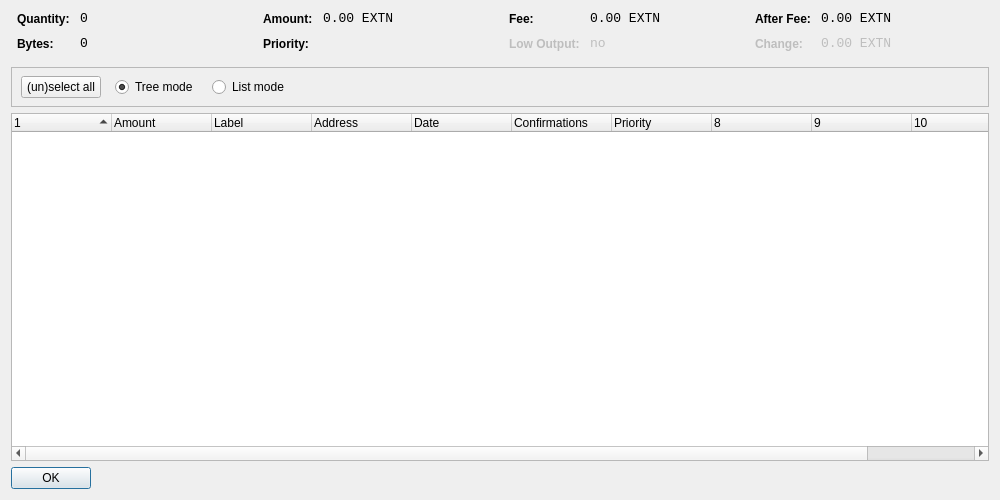
<?xml version="1.0" encoding="UTF-8"?>
<ui version="4.0">
 <class>CoinControlDialog</class>
 <widget class="QDialog" name="CoinControlDialog">
  <property name="geometry">
   <rect>
    <x>0</x>
    <y>0</y>
    <width>1000</width>
    <height>500</height>
   </rect>
  </property>
  <property name="windowTitle">
   <string>Coin Control</string>
  </property>
  <layout class="QVBoxLayout" name="verticalLayout">
   <item>
    <layout class="QHBoxLayout" name="horizontalLayoutTop" stretch="0,0,0,0">
     <property name="topMargin">
      <number>0</number>
     </property>
     <property name="bottomMargin">
      <number>10</number>
     </property>
     <item>
      <layout class="QFormLayout" name="formLayoutCoinControl1">
       <property name="horizontalSpacing">
        <number>10</number>
       </property>
       <property name="verticalSpacing">
        <number>10</number>
       </property>
       <property name="leftMargin">
        <number>6</number>
       </property>
       <property name="rightMargin">
        <number>6</number>
       </property>
       <item row="0" column="0">
        <widget class="QLabel" name="labelCoinControlQuantityText">
         <property name="styleSheet">
          <string notr="true">font-weight:bold;</string>
         </property>
         <property name="text">
          <string>Quantity:</string>
         </property>
        </widget>
       </item>
       <item row="0" column="1">
        <widget class="QLabel" name="labelCoinControlQuantity">
         <property name="font">
          <font>
           <family>Monospace</family>
           <pointsize>10</pointsize>
          </font>
         </property>
         <property name="cursor">
          <cursorShape>IBeamCursor</cursorShape>
         </property>
         <property name="contextMenuPolicy">
          <enum>Qt::ActionsContextMenu</enum>
         </property>
         <property name="text">
          <string notr="true">0</string>
         </property>
         <property name="textInteractionFlags">
          <set>Qt::LinksAccessibleByMouse|Qt::TextSelectableByKeyboard|Qt::TextSelectableByMouse</set>
         </property>
        </widget>
       </item>
       <item row="1" column="0">
        <widget class="QLabel" name="labelCoinControlBytesText">
         <property name="styleSheet">
          <string notr="true">font-weight:bold;</string>
         </property>
         <property name="text">
          <string>Bytes:</string>
         </property>
        </widget>
       </item>
       <item row="1" column="1">
        <widget class="QLabel" name="labelCoinControlBytes">
         <property name="font">
          <font>
           <family>Monospace</family>
           <pointsize>10</pointsize>
          </font>
         </property>
         <property name="cursor">
          <cursorShape>IBeamCursor</cursorShape>
         </property>
         <property name="contextMenuPolicy">
          <enum>Qt::ActionsContextMenu</enum>
         </property>
         <property name="text">
          <string notr="true">0</string>
         </property>
         <property name="textInteractionFlags">
          <set>Qt::LinksAccessibleByMouse|Qt::TextSelectableByKeyboard|Qt::TextSelectableByMouse</set>
         </property>
        </widget>
       </item>
      </layout>
     </item>
     <item>
      <layout class="QFormLayout" name="formLayoutCoinControl2">
       <property name="horizontalSpacing">
        <number>10</number>
       </property>
       <property name="verticalSpacing">
        <number>10</number>
       </property>
       <property name="leftMargin">
        <number>6</number>
       </property>
       <property name="rightMargin">
        <number>6</number>
       </property>
       <item row="0" column="0">
        <widget class="QLabel" name="labelCoinControlAmountText">
         <property name="styleSheet">
          <string notr="true">font-weight:bold;</string>
         </property>
         <property name="text">
          <string>Amount:</string>
         </property>
        </widget>
       </item>
       <item row="0" column="1">
        <widget class="QLabel" name="labelCoinControlAmount">
         <property name="font">
          <font>
           <family>Monospace</family>
           <pointsize>10</pointsize>
          </font>
         </property>
         <property name="cursor">
          <cursorShape>IBeamCursor</cursorShape>
         </property>
         <property name="contextMenuPolicy">
          <enum>Qt::ActionsContextMenu</enum>
         </property>
         <property name="text">
          <string notr="true">0.00 EXTN</string>
         </property>
         <property name="textInteractionFlags">
          <set>Qt::LinksAccessibleByMouse|Qt::TextSelectableByKeyboard|Qt::TextSelectableByMouse</set>
         </property>
        </widget>
       </item>
       <item row="1" column="0">
        <widget class="QLabel" name="labelCoinControlPriorityText">
         <property name="styleSheet">
          <string notr="true">font-weight:bold;</string>
         </property>
         <property name="text">
          <string>Priority:</string>
         </property>
        </widget>
       </item>
       <item row="1" column="1">
        <widget class="QLabel" name="labelCoinControlPriority">
         <property name="font">
          <font>
           <family>Monospace</family>
           <pointsize>10</pointsize>
          </font>
         </property>
         <property name="cursor">
          <cursorShape>IBeamCursor</cursorShape>
         </property>
         <property name="contextMenuPolicy">
          <enum>Qt::ActionsContextMenu</enum>
         </property>
         <property name="text">
          <string/>
         </property>
         <property name="textInteractionFlags">
          <set>Qt::LinksAccessibleByMouse|Qt::TextSelectableByKeyboard|Qt::TextSelectableByMouse</set>
         </property>
        </widget>
       </item>
      </layout>
     </item>
     <item>
      <layout class="QFormLayout" name="formLayoutCoinControl3">
       <property name="horizontalSpacing">
        <number>10</number>
       </property>
       <property name="verticalSpacing">
        <number>10</number>
       </property>
       <property name="leftMargin">
        <number>6</number>
       </property>
       <property name="rightMargin">
        <number>6</number>
       </property>
       <item row="0" column="0">
        <widget class="QLabel" name="labelCoinControlFeeText">
         <property name="styleSheet">
          <string notr="true">font-weight:bold;</string>
         </property>
         <property name="text">
          <string>Fee:</string>
         </property>
        </widget>
       </item>
       <item row="0" column="1">
        <widget class="QLabel" name="labelCoinControlFee">
         <property name="font">
          <font>
           <family>Monospace</family>
           <pointsize>10</pointsize>
          </font>
         </property>
         <property name="cursor">
          <cursorShape>IBeamCursor</cursorShape>
         </property>
         <property name="contextMenuPolicy">
          <enum>Qt::ActionsContextMenu</enum>
         </property>
         <property name="text">
          <string notr="true">0.00 EXTN</string>
         </property>
         <property name="textInteractionFlags">
          <set>Qt::LinksAccessibleByMouse|Qt::TextSelectableByKeyboard|Qt::TextSelectableByMouse</set>
         </property>
        </widget>
       </item>
       <item row="1" column="0">
        <widget class="QLabel" name="labelCoinControlLowOutputText">
         <property name="enabled">
          <bool>false</bool>
         </property>
         <property name="styleSheet">
          <string notr="true">font-weight:bold;</string>
         </property>
         <property name="text">
          <string>Low Output:</string>
         </property>
        </widget>
       </item>
       <item row="1" column="1">
        <widget class="QLabel" name="labelCoinControlLowOutput">
         <property name="enabled">
          <bool>false</bool>
         </property>
         <property name="font">
          <font>
           <family>Monospace</family>
           <pointsize>10</pointsize>
          </font>
         </property>
         <property name="cursor">
          <cursorShape>IBeamCursor</cursorShape>
         </property>
         <property name="contextMenuPolicy">
          <enum>Qt::ActionsContextMenu</enum>
         </property>
         <property name="text">
          <string notr="true">no</string>
         </property>
         <property name="textInteractionFlags">
          <set>Qt::LinksAccessibleByMouse|Qt::TextSelectableByKeyboard|Qt::TextSelectableByMouse</set>
         </property>
        </widget>
       </item>
      </layout>
     </item>
     <item>
      <layout class="QFormLayout" name="formLayoutCoinControl4">
       <property name="horizontalSpacing">
        <number>10</number>
       </property>
       <property name="verticalSpacing">
        <number>10</number>
       </property>
       <property name="leftMargin">
        <number>6</number>
       </property>
       <property name="rightMargin">
        <number>6</number>
       </property>
       <item row="0" column="0">
        <widget class="QLabel" name="labelCoinControlAfterFeeText">
         <property name="styleSheet">
          <string notr="true">font-weight:bold;</string>
         </property>
         <property name="text">
          <string>After Fee:</string>
         </property>
        </widget>
       </item>
       <item row="0" column="1">
        <widget class="QLabel" name="labelCoinControlAfterFee">
         <property name="font">
          <font>
           <family>Monospace</family>
           <pointsize>10</pointsize>
          </font>
         </property>
         <property name="cursor">
          <cursorShape>IBeamCursor</cursorShape>
         </property>
         <property name="contextMenuPolicy">
          <enum>Qt::ActionsContextMenu</enum>
         </property>
         <property name="text">
          <string notr="true">0.00 EXTN</string>
         </property>
         <property name="textInteractionFlags">
          <set>Qt::LinksAccessibleByMouse|Qt::TextSelectableByKeyboard|Qt::TextSelectableByMouse</set>
         </property>
        </widget>
       </item>
       <item row="1" column="0">
        <widget class="QLabel" name="labelCoinControlChangeText">
         <property name="enabled">
          <bool>false</bool>
         </property>
         <property name="styleSheet">
          <string notr="true">font-weight:bold;</string>
         </property>
         <property name="text">
          <string>Change:</string>
         </property>
        </widget>
       </item>
       <item row="1" column="1">
        <widget class="QLabel" name="labelCoinControlChange">
         <property name="enabled">
          <bool>false</bool>
         </property>
         <property name="font">
          <font>
           <family>Monospace</family>
           <pointsize>10</pointsize>
          </font>
         </property>
         <property name="cursor">
          <cursorShape>IBeamCursor</cursorShape>
         </property>
         <property name="contextMenuPolicy">
          <enum>Qt::ActionsContextMenu</enum>
         </property>
         <property name="text">
          <string notr="true">0.00 EXTN</string>
         </property>
         <property name="textInteractionFlags">
          <set>Qt::LinksAccessibleByMouse|Qt::TextSelectableByKeyboard|Qt::TextSelectableByMouse</set>
         </property>
        </widget>
       </item>
      </layout>
     </item>
    </layout>
   </item>
   <item>
    <widget class="QFrame" name="frame">
     <property name="minimumSize">
      <size>
       <width>0</width>
       <height>40</height>
      </size>
     </property>
     <property name="frameShape">
      <enum>QFrame::StyledPanel</enum>
     </property>
     <property name="frameShadow">
      <enum>QFrame::Sunken</enum>
     </property>
     <widget class="QWidget" name="horizontalLayoutWidget">
      <property name="geometry">
       <rect>
        <x>10</x>
        <y>0</y>
        <width>781</width>
        <height>41</height>
       </rect>
      </property>
      <layout class="QHBoxLayout" name="horizontalLayoutPanel" stretch="0,0,0,0,0">
       <property name="spacing">
        <number>14</number>
       </property>
       <item>
        <widget class="QPushButton" name="pushButtonSelectAll">
         <property name="sizePolicy">
          <sizepolicy hsizetype="Maximum" vsizetype="Fixed">
           <horstretch>0</horstretch>
           <verstretch>0</verstretch>
          </sizepolicy>
         </property>
         <property name="text">
          <string>(un)select all</string>
         </property>
        </widget>
       </item>
       <item>
        <widget class="QRadioButton" name="radioTreeMode">
         <property name="sizePolicy">
          <sizepolicy hsizetype="Maximum" vsizetype="Fixed">
           <horstretch>0</horstretch>
           <verstretch>0</verstretch>
          </sizepolicy>
         </property>
         <property name="text">
          <string>Tree mode</string>
         </property>
         <property name="checked">
          <bool>true</bool>
         </property>
        </widget>
       </item>
       <item>
        <widget class="QRadioButton" name="radioListMode">
         <property name="sizePolicy">
          <sizepolicy hsizetype="Maximum" vsizetype="Fixed">
           <horstretch>0</horstretch>
           <verstretch>0</verstretch>
          </sizepolicy>
         </property>
         <property name="text">
          <string>List mode</string>
         </property>
        </widget>
       </item>
       <item>
        <spacer name="horizontalSpacer">
         <property name="orientation">
          <enum>Qt::Horizontal</enum>
         </property>
         <property name="sizeHint" stdset="0">
          <size>
           <width>40</width>
           <height>20</height>
          </size>
         </property>
        </spacer>
       </item>
      </layout>
     </widget>
    </widget>
   </item>
   <item>
    <widget class="CoinControlTreeWidget" name="treeWidget">
     <property name="contextMenuPolicy">
      <enum>Qt::CustomContextMenu</enum>
     </property>
     <property name="sortingEnabled">
      <bool>false</bool>
     </property>
     <property name="columnCount">
      <number>11</number>
     </property>
     <attribute name="headerShowSortIndicator" stdset="0">
      <bool>true</bool>
     </attribute>
     <attribute name="headerStretchLastSection">
      <bool>false</bool>
     </attribute>
     <column>
      <property name="text">
       <string/>
      </property>
     </column>
     <column>
      <property name="text">
       <string>Amount</string>
      </property>
     </column>
     <column>
      <property name="text">
       <string>Label</string>
      </property>
     </column>
     <column>
      <property name="text">
       <string>Address</string>
      </property>
     </column>
     <column>
      <property name="text">
       <string>Date</string>
      </property>
     </column>
     <column>
      <property name="text">
       <string>Confirmations</string>
      </property>
      <property name="toolTip">
       <string>Confirmed</string>
      </property>
     </column>
     <column>
      <property name="text">
       <string>Priority</string>
      </property>
     </column>
     <column>
      <property name="text">
       <string/>
      </property>
     </column>
     <column>
      <property name="text">
       <string/>
      </property>
     </column>
     <column>
      <property name="text">
       <string/>
      </property>
     </column>
     <column>
      <property name="text">
       <string/>
      </property>
     </column>
    </widget>
   </item>
   <item>
    <widget class="QDialogButtonBox" name="buttonBox">
     <property name="sizePolicy">
      <sizepolicy hsizetype="Maximum" vsizetype="Fixed">
       <horstretch>0</horstretch>
       <verstretch>0</verstretch>
      </sizepolicy>
     </property>
     <property name="orientation">
      <enum>Qt::Horizontal</enum>
     </property>
     <property name="standardButtons">
      <set>QDialogButtonBox::Ok</set>
     </property>
    </widget>
   </item>
  </layout>
 </widget>
 <customwidgets>
  <customwidget>
   <class>CoinControlTreeWidget</class>
   <extends>QTreeWidget</extends>
   <header>coincontroltreewidget.h</header>
  </customwidget>
 </customwidgets>
 <resources/>
 <connections/>
</ui>
